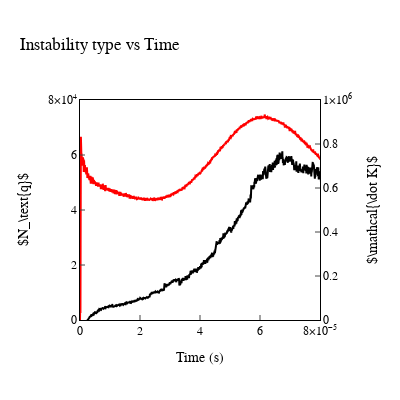

The cell this chart's notebook holds for it:
### Code cell
fig = go.Figure()
fig.add_trace(go.Scatter(x=data['time'], y=data['num_contact_overshoot'], mode='lines', name='Contact', line=dict(color='red', width=2), yaxis='y1'))
fig.add_trace(go.Scatter(x=data['time'][:len(ekin_smooth)], y=ekin_derivative, mode='lines', name=r"$\frac{d\mathcal{K}}{dt}$", line=dict(color="black"), yaxis='y2'))
#fig.add_trace(go.Scatter(x=data['time'], y=data['ekin'], mode='lines', name=r"$\mathcal{K}$", line=dict(color=colors[0]), yaxis='y2'))
#fig.add_trace(go.Scatter(x=data['time'], y=data['num_softening_overshoot'], mode='lines', name='Softening', line=dict(color='black', width=2)))
#fig.add_trace(go.Scatter(x=data['time'], y=data['num_initial_unstable_state'], mode='lines', name='Initial Unstable State', line=dict(color='blue', width=2)))
fig.update_layout(
    title='Instability type vs Time',
    xaxis_title='Time (s)',
    yaxis_title=r"$N_\text{q}$",
    xaxis=dict(
        showgrid=False,
        showline=True,
        linewidth=1,
        linecolor='black',
        mirror=True,
        zeroline=False,
        ticks='inside',
        exponentformat='power',
        showexponent='last',
        dtick=2e-5,
        tickfont=dict(size=12),
        range=[0, 0.8e-4],
    ),
    yaxis=dict(
        showgrid=False,
        showline=True,
        linewidth=1,
        linecolor='black',
        mirror=True,
        zeroline=False,
        ticks='inside',
        exponentformat='power',
        showexponent='last',
        tickfont=dict(size=12),  
        range=[0, 8e4],
    ),
    yaxis2=dict(
        title=r"$\mathcal{\dot K}$",
        showgrid=False,
        showline=True,
        linewidth=1,
        linecolor='black',
        mirror=True,
        zeroline=False,
        ticks='inside',
        exponentformat='power',
        showexponent='last',
        tickfont=dict(size=12),  
        overlaying='y',
        side='right',
        position=1,
        range=[0, 1.0e6],
    ),
    
    font=dict(
        family="Latin-Modern",
        size=12,
        color="Black"
    ),
    legend=dict(
        x=0.9,              # position from the left (0 to 1)
        y=0.58,              # position from the bottom (0 to 1)
        bgcolor='rgba(255, 255, 255, 0.5)',  # white with 80% opacity
        bordercolor='black',
        borderwidth=1,
        orientation='v',   
        xanchor='right',
        yanchor='top',
    ),
    width=400, 
    height=400,
    showlegend=False,
    template="plotly_white")
fig.show()
#fig.write_image("../output/plots/paper/overshoot_vs_time_unstable_t04_v2.pdf", width=400, height=280)

### Figure 1 — Plotly figure (JSON) as saved in the notebook; plotly's stock layout.template omitted (floating-point values rounded to 4 significant figures; data arrays with more than 128 entries replaced by an {"elided": "..."} marker saying what was removed)
{"data": [{"line": {"color": "red", "width": 2}, "mode": "lines", "name": "Contact", "type": "scatter", "x": {"elided": "2002 float values"}, "y": {"elided": "2002 int values"}, "yaxis": "y"}, {"line": {"color": "black"}, "mode": "lines", "name": "$\\frac{d\\mathcal{K}}{dt}$", "type": "scatter", "x": {"elided": "1903 float values"}, "y": {"elided": "1903 float values"}, "yaxis": "y2"}], "layout": {"font": {"color": "Black", "family": "Latin-Modern", "size": 12}, "height": 400, "legend": {"bgcolor": "rgba(255, 255, 255, 0.5)", "bordercolor": "black", "borderwidth": 1, "orientation": "v", "x": 0.9, "xanchor": "right", "y": 0.58, "yanchor": "top"}, "showlegend": false, "title": {"text": "Instability type vs Time"}, "width": 400, "xaxis": {"dtick": 2e-05, "exponentformat": "power", "linecolor": "black", "linewidth": 1, "mirror": true, "range": [0, 8e-05], "showexponent": "last", "showgrid": false, "showline": true, "tickfont": {"size": 12}, "ticks": "inside", "title": {"text": "Time (s)"}, "zeroline": false}, "yaxis": {"exponentformat": "power", "linecolor": "black", "linewidth": 1, "mirror": true, "range": [0, 80000], "showexponent": "last", "showgrid": false, "showline": true, "tickfont": {"size": 12}, "ticks": "inside", "title": {"text": "$N_\\text{q}$"}, "zeroline": false}, "yaxis2": {"exponentformat": "power", "linecolor": "black", "linewidth": 1, "mirror": true, "overlaying": "y", "position": 1, "range": [0, 1000000], "showexponent": "last", "showgrid": false, "showline": true, "side": "right", "tickfont": {"size": 12}, "ticks": "inside", "title": {"text": "$\\mathcal{\\dot K}$"}, "zeroline": false}}}
